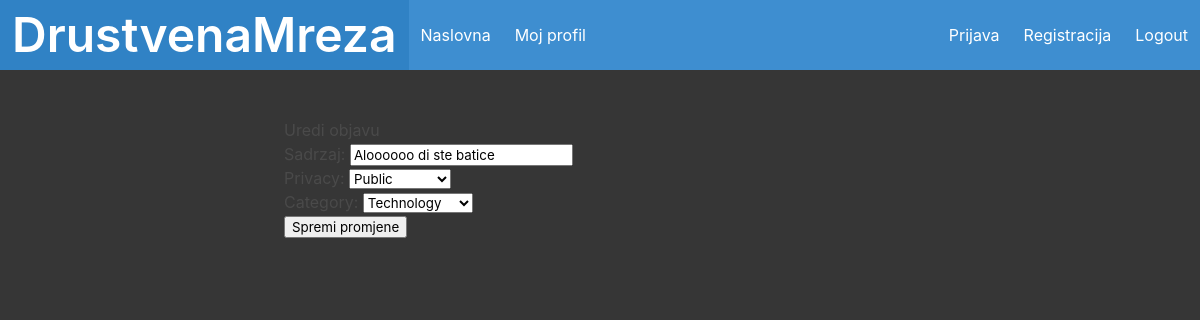
The app's page /edit_post/106/ (signed in) with its own data.
### drustvena_mrezaApp/models.py (models this page shows, shortened)
class Objava(models.Model):
    PRIVACY_CHOICES = [
        ('public', 'Public'),
        ('private', 'Private'),
        ('friends', 'Friends Only'),
    ]
    CATEGORY_CHOICES = [
        ('tech', 'Technology'),
        ('sports', 'Sports'),
        ('entertainment', 'Entertainment'),
    ]
    user = models.ForeignKey(
        User, related_name="objave", on_delete=models.DO_NOTHING
    )
    sadrzaj = models.CharField(max_length=200)
    datum_objave = models.DateTimeField(default=timezone.now)
    privacy = models.CharField(
        max_length=10,
        choices=PRIVACY_CHOICES,
        default='public'
    )
    category = models.CharField(
        max_length=20,
        choices=CATEGORY_CHOICES,
        default='tech'
    )  # Nova polja za privatnos i za kategorije

### drustvena_mrezaApp/views.py (the view)
# urls.py: path('edit_post/<int:pk>/', views.edit_post, name='edit_post'),
def edit_post(request, pk):
    post = get_object_or_404(Objava, pk=pk)
    if request.user != post.user:
        return HttpResponseForbidden("Nemate dozvolu za uređivanje ove objave.")
    if request.method == 'POST':
        form = PostForm(request.POST, instance=post)
        if form.is_valid():
            form.save()
            return redirect('drustvena_mrezaApp:moj_profil')
    else:
        form = PostForm(instance=post)
    return render(request, 'drustvena_mreza/edit_post.html', {'form': form})

### drustvena_mrezaApp/forms.py
class PostForm(forms.ModelForm):
    class Meta:
        model = Objava
        fields = ['sadrzaj', 'privacy', 'category']  # Include the new 'category' field

### drustvena_mrezaApp/templates/drustvena_mreza/edit_post.html (shortened to what this page needs)
{% extends 'pocetna.html' %}
{% block content %}
<h2>Uredi objavu</h2>
<form method="post">
    {{ form.as_p }}
    <button type="submit">Spremi promjene</button>
</form>
{% endblock %}

### records on screen
Objava: sadrzaj "Aloooooo di ste batice", privacy "Public", category "Technology"
